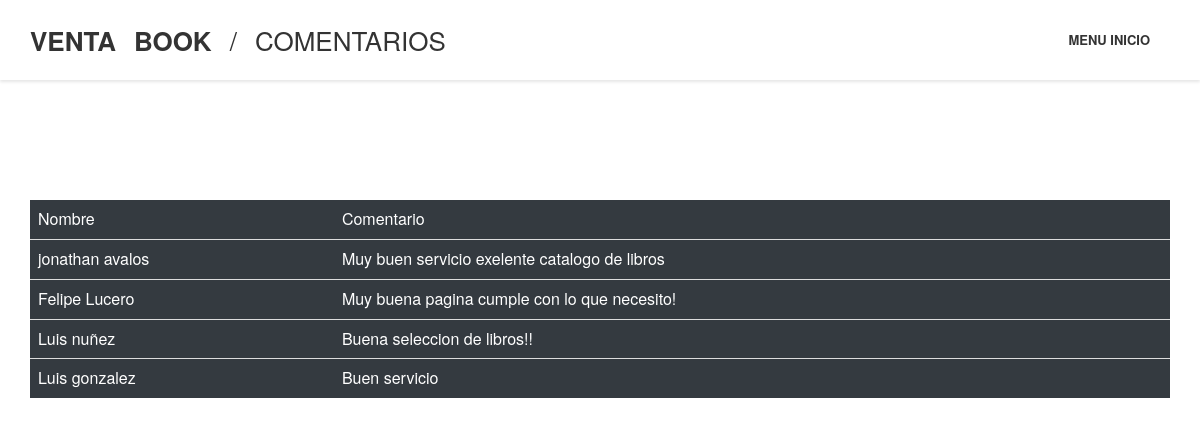
Screenshot of /Listarcomentarios/ with the database file from the repository.
### core/models.py (models this page shows, shortened)
class Mensaje(models.Model):
    nombre = models.CharField(max_length=50,default="")
    mensaje = models.CharField(max_length=50,default="")

### core/views.py (the view)
# urls.py: path('Listarcomentarios/',Listarcomentarios.as_view(),name='Listarcomentarios'),
class Listarcomentarios(ListView):
    model = Mensaje
    template_name = 'core/lista_comentarios.html'

### core/templates/core/lista_comentarios.html (shortened to what this page needs)
{%load static%}
<head>
  <link rel="stylesheet" href="https://maxcdn.bootstrapcdn.com/bootstrap/4.5.0/css/bootstrap.min.css">
  <link rel="stylesheet" href="https://maxcdn.bootstrapcdn.com/bootstrap/4.5.0/css/bootstrap.min.css">
	<link href="{% static 'core/css/bootstrap.min.css' %}" rel="stylesheet" type="text/css" />
	<link href="{% static 'core/css/flexslider.css' %}" rel="stylesheet" type="text/css" />
	<link href="{% static 'core/css/prettyPhoto.css' %}" rel="stylesheet" type="text/css" />
	<link href="{% static 'core/css/animate.css' %}" rel="stylesheet" type="text/css" media="all" />
    <link href="{% static 'core/css/owl.carousel.css' %}" rel="stylesheet">
	<link href="{% static 'core/css/style.css' %}" rel="stylesheet" type="text/css" />
    <link rel="stylesheet" href="https://maxcdn.bootstrapcdn.com/bootstrap/3.4.1/css/bootstrap.min.css">
	<link href="http://netdna.bootstrapcdn.com/font-awesome/4.0.3/css/font-awesome.css" rel="stylesheet">
</head>
<header>
			<div class="menu_block">
				<div class="container clearfix">
					<div class="logo pull-left">
						<a href={% url 'home' %}><span class="b1">VENTA</span><span class="b2">BOOK</span><span class="b3">/</span><span class="b4">Comentarios</span></a>
                    </div>
					<div class="pull-right">
						<nav class="navmenu center">
							<ul>
								<li class="first active scroll_btn"><a href={% url 'home' %} >Menu Inicio</a></li>
							</ul>
						</nav>
					</div>
				</div>
			</div>
		</header>
<body background="{%static 'core\img\33.png'%}">
    <br>
    <br>
    <br>
    <br>
    <br>
    <br>
<div class="container">
<table class="table table-dark">
<thead>
<tr>
    <td>Nombre</td>
    <td>Comentario</td>
</tr>
</thead>
{% for a in object_list %}
<tr>
    <td>{{a.nombre}}</td>
    <td>{{a.mensaje}}</td>
</tr>
{%endfor%}
</table>
</div>
<br>
<br>
<br>

### core/static/core/css/style.css (style rules this page uses)
body { overflow-x:hidden; position:relative; margin: 0; padding:0; font-family: 'Roboto', sans-serif; font-weight:300; font-size: 13px; line-height: 20px; color: #666; background-color:#fff; }
.container { padding-left:0; padding-right:0; }
a, input, select, textarea { vertical-align:top; outline:none !important; -webkit-appearance: none; -webkit-border-radius: 0; }
a { color:#999; transition: all 0.3s ease-in-out; -webkit-transition: all 0.3s ease-in-out; }
ul, ol { padding:0; margin:0; }
li { padding:0; margin:0; list-style:none; }
.center { text-align:center; }
header { position:relative; height:80px; background-color:#fff; }
.logo { float:left; }
.logo a { text-transform:uppercase; line-height:80px; font-size:26px; color:#333; }
.logo a span { display:inline-block; padding-right:18px; }
.logo a span.b1 { font-weight:900; }
.logo a span.b2 { font-weight:700; }
.logo a span.b3 { font-weight:400; }
.logo a span.b4 { font-weight:300; }
.menu_block { position:fixed; z-index:9999; left:0; top:0; right:0; height:80px; width:100%; background-color:#fff; box-shadow:0 2px 3px rgba(0,0,0,0.1); }
.navmenu ul li { position:relative; display:inline-block; }
.navmenu ul li a { display:block; margin:0 0 0 -3px; padding:30px 20px; text-transform:uppercase; font-weight:900; line-height:20px; font-size:13px; color:#666; transition: all 0.3s ease-in-out; -webkit-transition: all 0.3s ease-in-out; }
.navmenu li:hover a, .navmenu li.active a { color:#333; }

### rows the page displays
Mensaje: nombre "jonathan avalos", mensaje "Muy buen servicio exelente catalogo de libros"
Mensaje: nombre "Felipe Lucero", mensaje "Muy buena pagina cumple con lo que necesito!"
Mensaje: nombre "Luis nuñez", mensaje "Buena seleccion de libros!!"
Mensaje: nombre "Luis gonzalez", mensaje "Buen servicio"
